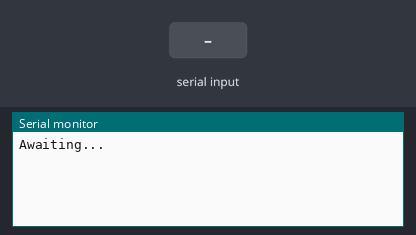
Bench run of a sketch on a simulated Arduino Uno, built with avr-gcc and run on an emulated ATmega328P. Parts: the last lines printed to the serial monitor. Inputs (shaded band) come from the test bench.

Above: at 1.2 s.
1.3 s: "1" received over Serial
At 3.3 s:
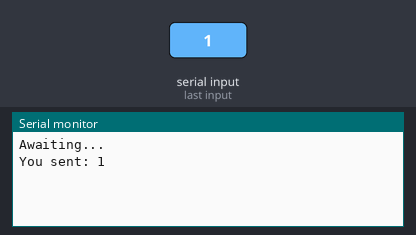
3.8 s: "0" received over Serial
At 5.1 s:
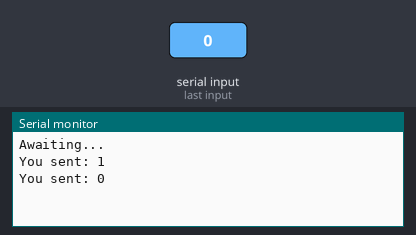
5.3 s: "2" received over Serial
At 7.5 s:
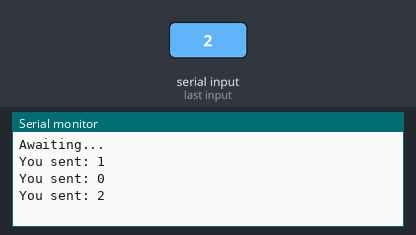

The sketch:

echo_serial_test.ino
```cpp
void setup() {
    Serial.begin(9600);
    Serial.println("Awaiting...");
}


int counter = 0;
String latest;

void loop() {
    // counter += 1;
    // if (counter % 100000 == 0) {
    //     Serial.println("Hello");
    // }

    if (Serial.available()) {
        latest = Serial.readString();
        Serial.print("You sent: ");
        Serial.println(latest);
    }
}
```

Measured:
- after the input at 1.3 s, the serial monitor: prints a new line after 1.0 s (image 1)
- after the input at 3.8 s, the serial monitor: prints a new line after 1.0 s (image 2)
- after the input at 5.3 s, the serial monitor: prints a new line after 1.0 s (image 3)
